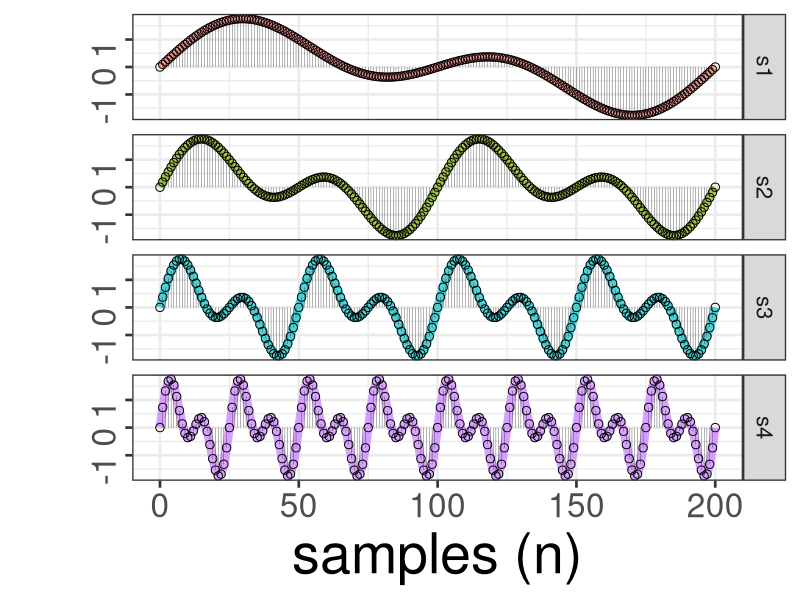

Source code (R):
#+++++++++++++++++++++++++++++++++++++++++++++++++++++++++++++++++++++++++++++++
#
#
# FileName:
# FileDescription:
#+++++++++++++++++++++++++++++++++++++++++++++++++++++++++++++++++++++++++++++++
#
#
#
#
#+++++++++++++++++++++++++++++++++++++++++++++++++++++++++++++++++++++++++++++++
# Miguel P. Xochicale [http://mxochicale.github.io]
# Doctoral Researcher in Human-Robot Interaction
# University of Birmingham, U.K. (2014-2018)
#+++++++++++++++++++++++++++++++++++++++++++++++++++++++++++++++++++++++++++++++



#################
# Start the clock!
start.time <- Sys.time()


### Load libraries
library(data.table)
library(ggplot2)


################################################################################
# (1) Defining paths for main_path, r_scripts_path, ..., etc.
r_scripts_path <- getwd()



################################################################################
# Nyquist Theorem
# said that the frequency of the signal
# should be the double as the sampling frequency to recover the signal
# and avoid problems with aliasing. For instance, for the
# maximum hearning frequency of  20Hz, the
# sampling rate for those signals should be 40 Hz.
# FSampling > 2*F max

# Fmax=5
# 50 > 2*5
# 50 > 10

# For our case, the Maximum Frequencies shohould be
# Fmapling/2 which is a maximum freqneices of 25
#



################################################################################
## SineWaves Function
# dc.component <- 0
# amplitudes <- c(1,1,1)  # strength of signal components
# frequencies <- c(4,2,0) # frequency of signal components (Hz)
# delays <- c(0,0,0)      # delay of signal components (radians)
sinewaves.func <- function(t,dc.component,amplitudes,frequencies,delays, mean.additivenoise, sd.additivenoise ) {
    dc.component +
    sum( amplitudes * sin(2*pi*frequencies*t + delays) +
    rnorm(length(t), mean = mean.additivenoise, sd = sd.additivenoise  )
    )
}



##################################################################
# Time Domain setup
acq.freq <- 50  # 50 Hertz
dt <- 1/acq.freq # 0.02 seconds or 20 miliseconds

T <- 4   ## Maximum Time in seconds
df <- 1/T
n <- T/dt
t <- seq(0,T,by=dt)



################################################################################
# Create Waveforms in a data.table object

allSDnoise <- 0.00

s1 <- data.table(
  n=0:(length(t)-1),
  tn=t,
  xtn=sapply(t, sinewaves.func, dc.component=0, amplitudes=c(1,1,1),frequencies=c(1/2,1/4,0),delays=c(0,0,0), mean.additivenoise=0, sd.additivenoise=allSDnoise)
  )
s1 <- cbind(type="s1",s1) # Addind type column

s2 <- data.table(
  n=0:(length(t)-1),
  tn=t,
  xtn=sapply(t, sinewaves.func, dc.component=0, amplitudes=c(1,1,1),frequencies=c(1,1/2,0),delays=c(0,0,0), mean.additivenoise=0, sd.additivenoise=allSDnoise)
  )
s2 <- cbind(type="s2",s2)

s3 <- data.table(
  n=0:(length(t)-1),
  tn=t,
  xtn=sapply(t, sinewaves.func, dc.component=0, amplitudes=c(1,1,1),frequencies=c(2,1,0),delays=c(0,0,0), mean.additivenoise=0, sd.additivenoise=allSDnoise)
  )
s3 <- cbind(type="s3",s3)


s4 <- data.table(
  n=0:(length(t)-1),
  tn=t,
  xtn=sapply(t, sinewaves.func, dc.component=0, amplitudes=c(1,1,1),frequencies=c(4,2,0),delays=c(0,0,0), mean.additivenoise=0, sd.additivenoise=allSDnoise)
  )
s4 <- cbind(type="s4",s4)

ts <- rbind(s1,s2,s3,s4)



################################################################################
## Plotting time series
plot <- ggplot(ts) +
  geom_line(     aes(x=n,y=xtn, col=type), lwd = 3, alpha=0.7)+      # line
  geom_point(    aes(x=n,y=xtn), shape=21, size=2.5, stroke =0.5 ) + # stem type end
  geom_segment(  aes(x=n,y=xtn, xend=n, yend= xtn-xtn), size=0.1 ) + # stem
  labs(x='samples (n)',y='')+
  facet_wrap(~type, scales = 'free_y', nrow = 4,  strip.position="right")+
  theme_bw(20)+
  theme( axis.title.x = element_text(size = rel(2), angle = 0),
         axis.text.x = element_text(size = rel(1.5), angle = 0),
         axis.title.y = element_text(size = rel(2.5), angle = 90),
         axis.text.y = element_text(size = rel(1.5), angle = 90)
         )+
  theme(legend.position="none")

# dev.new(xpos=0,ypos=0,width=15, height=6)
# plot(plot)


image_width <- 1000
image_height <- 700
image_dpi <- 300
image_bg <- "white" #image_bg <- "transparent" #image_bg <- "white"


png(filename="plot_ts_v00.png",
  bg = image_bg,
  type="cairo",
  width = image_width , height = image_height, units = "px",
  pointsize=20,
  res=75
  )

plot(plot)

dev.off()


#################
# Stop the clock!
end.time <- Sys.time()
end.time - start.time
################################################################################
setwd(r_scripts_path) ## go back to the r-script source path
